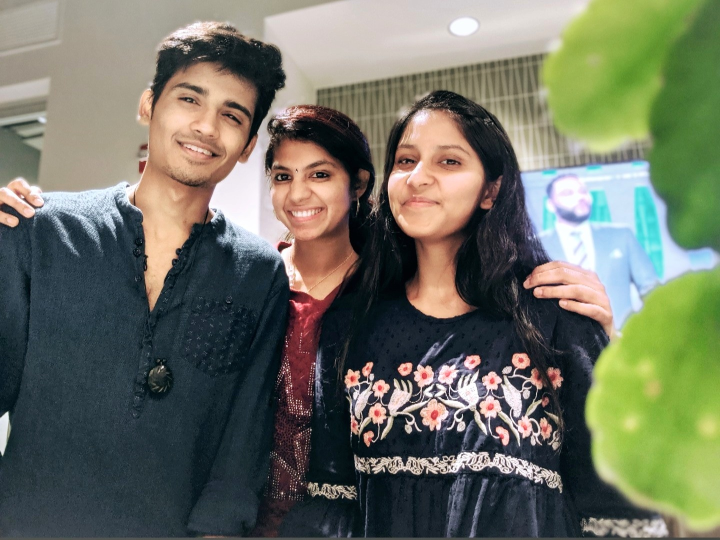
%> input picture 1.jpg, 1440 x 1080 px, given in place of 5.jpg, which was not available (shown at 1/2 size)
$ octave test_input_face_detection.m   (GNU Octave 9; MATLAB toolbox functions it lacks are replaced by stand-ins)
%> lines starting %> are read from the running program, lines starting %| are printed output that depends on the picture; pictures that were not available may be replaced by others from this repository, and a replacement may not be noted
% clear ;
clc
input=imread('5.jpg'); %test image here
%> input is the input picture: size 1080x1440x3 uint8; mean R, G, B 109.2, 112.6, 97.9
imshow(input);title('test');figure;
input=imgaussfilt(input);
[n,m]=size(input(:,:,1));
%> n = 1080; m = 1440
facedetect=vision.CascadeObjectDetector('FrontalFaceCART','MinSize',[100,100],'MergeThreshold',5);
face_detected=0;
face_location=zeros(100,5);
faces_1=zeros(150,150,3,100);
for i=1:4
    degree=(i-1)*90;
    to_crop=imrotate(input,degree);
    bbox=facedetect(to_crop);
    [multipleface,dummy]=size(bbox);
    for k=1:multipleface
            if multipleface>0
                face_detected=face_detected+1;
                face_location(face_detected,1:4)=bbox(k,:);
                face_location(face_detected,5)=degree;
                a(1)=bbox(k,1)-0.1*bbox(k,3);
                a(2)=bbox(k,2)-0.1*bbox(k,4);
                a(3)=1.2*bbox(k,3);
                a(4)=1.2*bbox(k,4);
                cropedface=imcrop(to_crop,a);
                resized=imresize(cropedface,[150,150]);
                faces_1(:,:,:,face_detected)=resized;
            end
    end
end
%> this loop made 4 passes
%> bbox on pass 1: [514 284 182 182; 745 240 219 219]
%> pass 2, `to_crop=imrotate(input,degree);`:
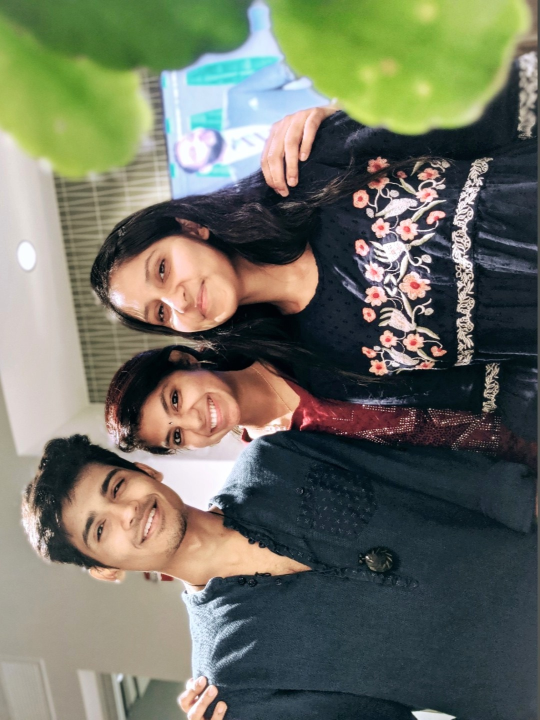
%> to_crop: size 1440x1080x3 uint8 (shown at 1/2 size); mean R, G, B 109.2, 112.6, 97.9; mean of the top-left, top-right, bottom-left and bottom-right quarters 138.1, 98.7, 139.5, 50.1
%> pass 3, `to_crop=imrotate(input,degree);`:
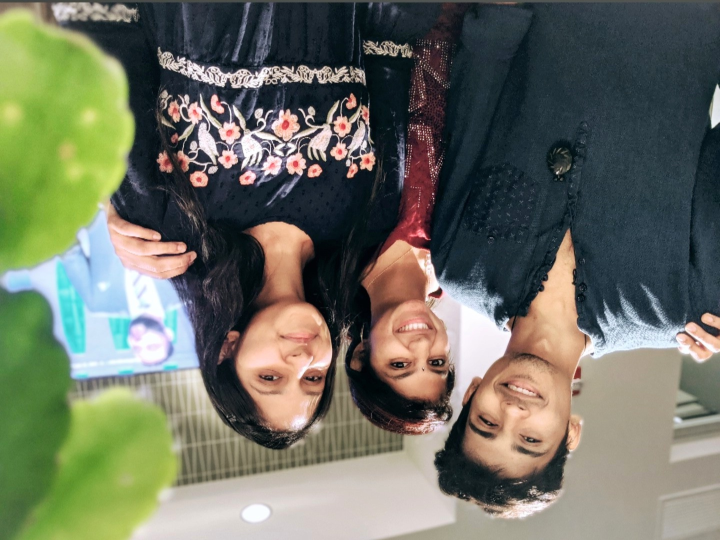
%> to_crop: size 1080x1440x3 uint8 (shown at 1/2 size); mean R, G, B 109.2, 112.6, 97.9; mean of the top-left, top-right, bottom-left and bottom-right quarters 98.7, 50.1, 138.1, 139.5
%> after the loop:
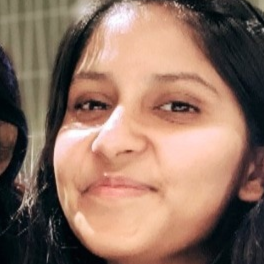
%> cropedface: size 264x264x3 uint8; mean R, G, B 143.5, 113.6, 98
%> after the loop:
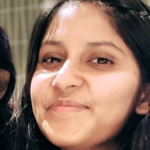
%> resized: size 150x150x3 uint8; mean R, G, B 143.5, 113.6, 98
%> after the loop, a = [723.1 218.1 262.8 262.8]; face_detected = 2; face_location = 100 rows, first 8: [514 284 182 182 0; 745 240 219 219 0; 0 0 0 0 0; 0 0 0 0 0; 0 0 0 0 0; 0 0 0 0 0; 0 0 0 0 0; 0 0 0 0 0]
faces_1(:,:,:,~any(faces_1,[1,2,3]))=[];
faces_1=uint8(faces_1);
face_location(~any(face_location,2),:)=[];
clear bbox
facedetect=vision.CascadeObjectDetector('FrontalFaceCART','MinSize',[100,100],'MergeThreshold',9);
faces_2=zeros(150,150,3,size(faces_1,4));

pnames = ["Pavan" "Divya" "Aayushi" "Durga" "Ayaan" "Yazhini";
         "Absent" "Absent" "Absent" "Absent" "Absent" "Absent"];

new_face_location=[0 0 0 0];
for i=1:size(faces_1,4)
    bbox=facedetect(faces_1(:,:,:,i));
    if size(bbox,1)~=0
        faces_2(:,:,:,i)=faces_1(:,:,:,i);
%> (the run ends here)
